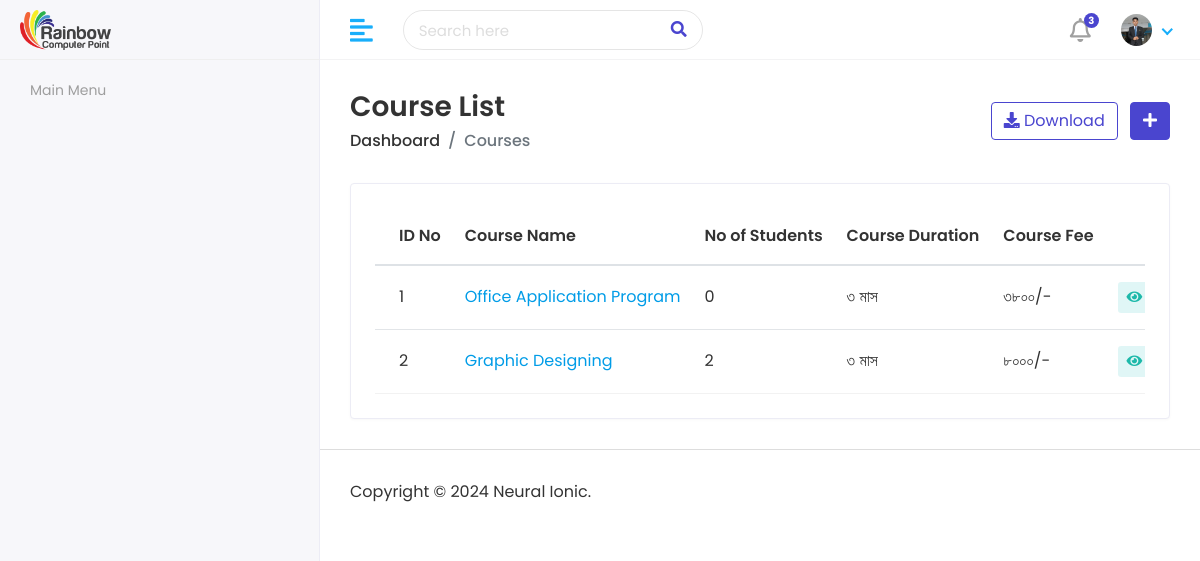
Before: /courseList/ with the older database file.
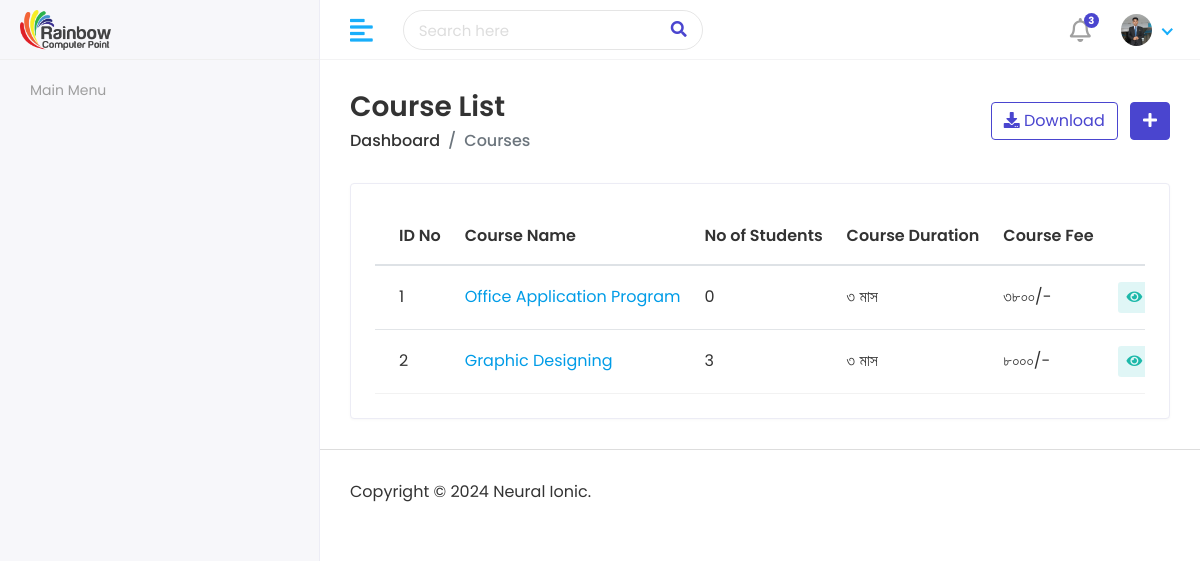
After: the same page with the newer database file.
### RainbowApp/models.py (models this page shows)
class CourseInfoModel(models.Model):
    CourseName = models.CharField(max_length=100)
    CourseDuration = models.CharField(max_length=100)
    WeeklyClass = models.CharField(max_length=100)
    ClassDurationHour = models.CharField(max_length=100)
    ClassDurationMinute = models.CharField(max_length=100)
    CourseFee = models.CharField(max_length=100)
    NoOfStudents = models.CharField(max_length=100)
    AboutCourse = models.TextField()
    CourseTopics = models.TextField()
    CourseImage = models.ImageField(upload_to='static/courseImg/')

### RainbowProject/courseviews.py (the view)
# urls.py: path('courseList/',courseList, name='courseList'),
def courseList(request):
   courseinfo = CourseInfoModel.objects.all()
   context = {
      'courseinfo':courseinfo,
   }
   return render(request,'course/courselist.html',context)

### template/course/courselist.html (shortened to what this page needs)
{% extends 'adminmaster/adminmaster.html' %}
{% block admincontent %}
{% load static %}
<div class="content container-fluid">
    <div class="page-header">
       <div class="row align-items-center">
          <div class="col">
             <h3 class="page-title">Course List</h3>
             <ul class="breadcrumb">
                <li class="breadcrumb-item"><a href="{% url 'adminDashboard' %}">Dashboard</a></li>
                <li class="breadcrumb-item active">Courses</li>
             </ul>
          </div>
          <div class="col-auto text-right float-right ml-auto">
             <a href="#" class="btn btn-outline-primary mr-2"><i class="fas fa-download"></i> Download</a>
             <a href="{% url 'addCoursePage' %}" class="btn btn-primary"><i class="fas fa-plus"></i></a>
          </div>
       </div>
    </div>
    <div class="row">
       <div class="col-sm-12">
          <div class="card card-table">
             <div class="card-body">
                <div class="table-responsive">
                   <table class="table table-hover table-center mb-0 datatable">
                      <thead>
                         <tr>
                            <th>ID No</th>
                            <th>Course Name</th>
                            <th>No of Students</th>
                            <th>Course Duration</th>
                            <th>Course Fee</th>
                            <th class="text-right">Action</th>
                         </tr>
                      </thead>
                      <tbody>
                        {% for i in courseinfo %}
                        <tr>
                           <td>{{i.id}}</td>
                           <td>
                                 <a href="">{{i.CourseName}}</a>
                           </td>
                           <td>{{i.NoOfStudents}}</td>
                           <td>{{i.CourseDuration}} মাস</td>
                           <td>{{i.CourseFee}}/-</td>
                           <td class="text-right">
                              <div class="actions">
                                 <a href="" class="btn btn-sm bg-info-light mr-2">
                                 <i class="fas fa-eye"></i>
                                 </a>
                              </div>
                           </td>
                        </tr>
                        {% endfor %}
                      </tbody>
                   </table>
                </div>
             </div>
          </div>
       </div>
    </div>
 </div>
{% endblock admincontent %}

Changed rows visible on the page:
changed CourseInfoModel "Graphic Designing": NoOfStudents "2" → "3"
